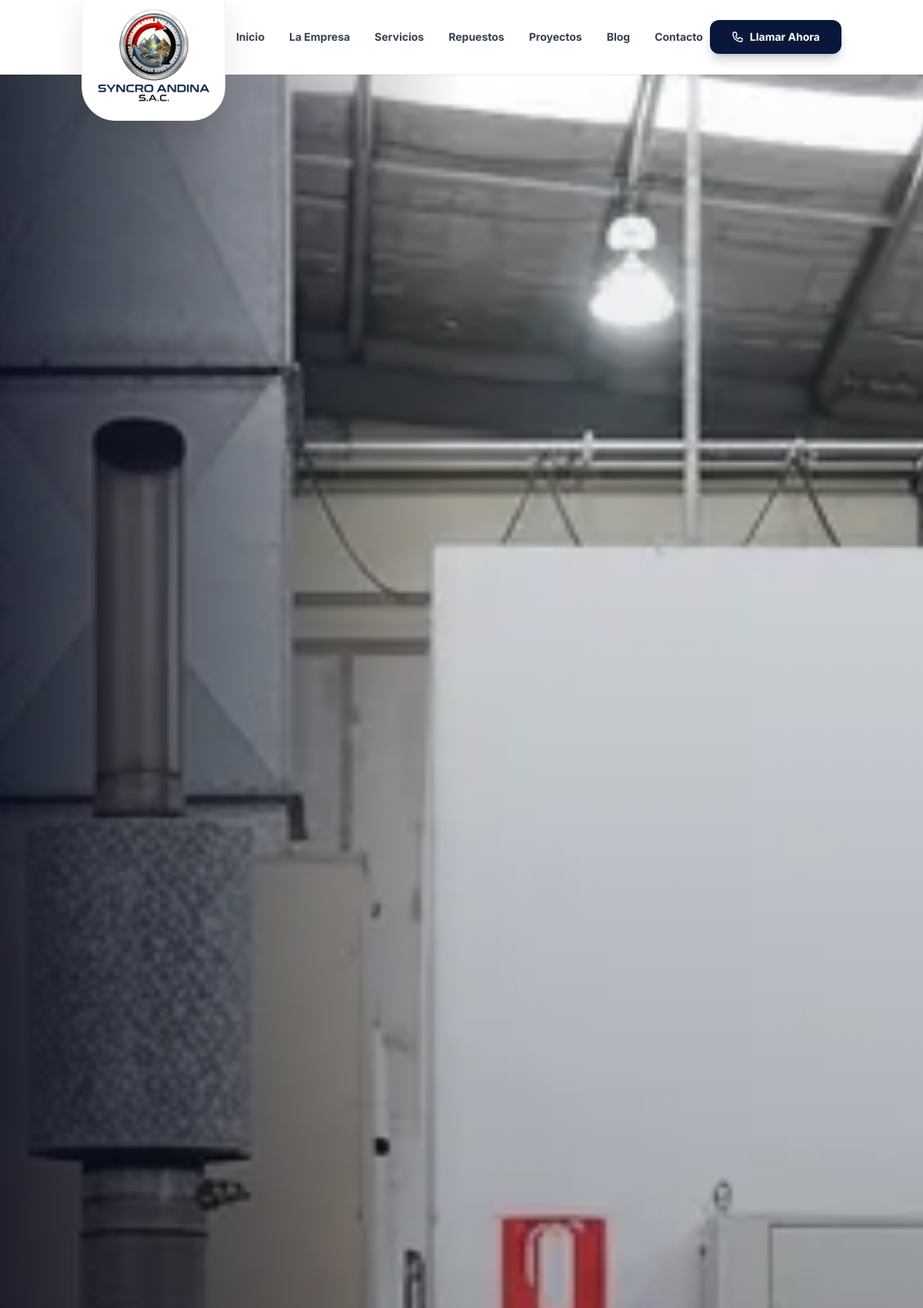
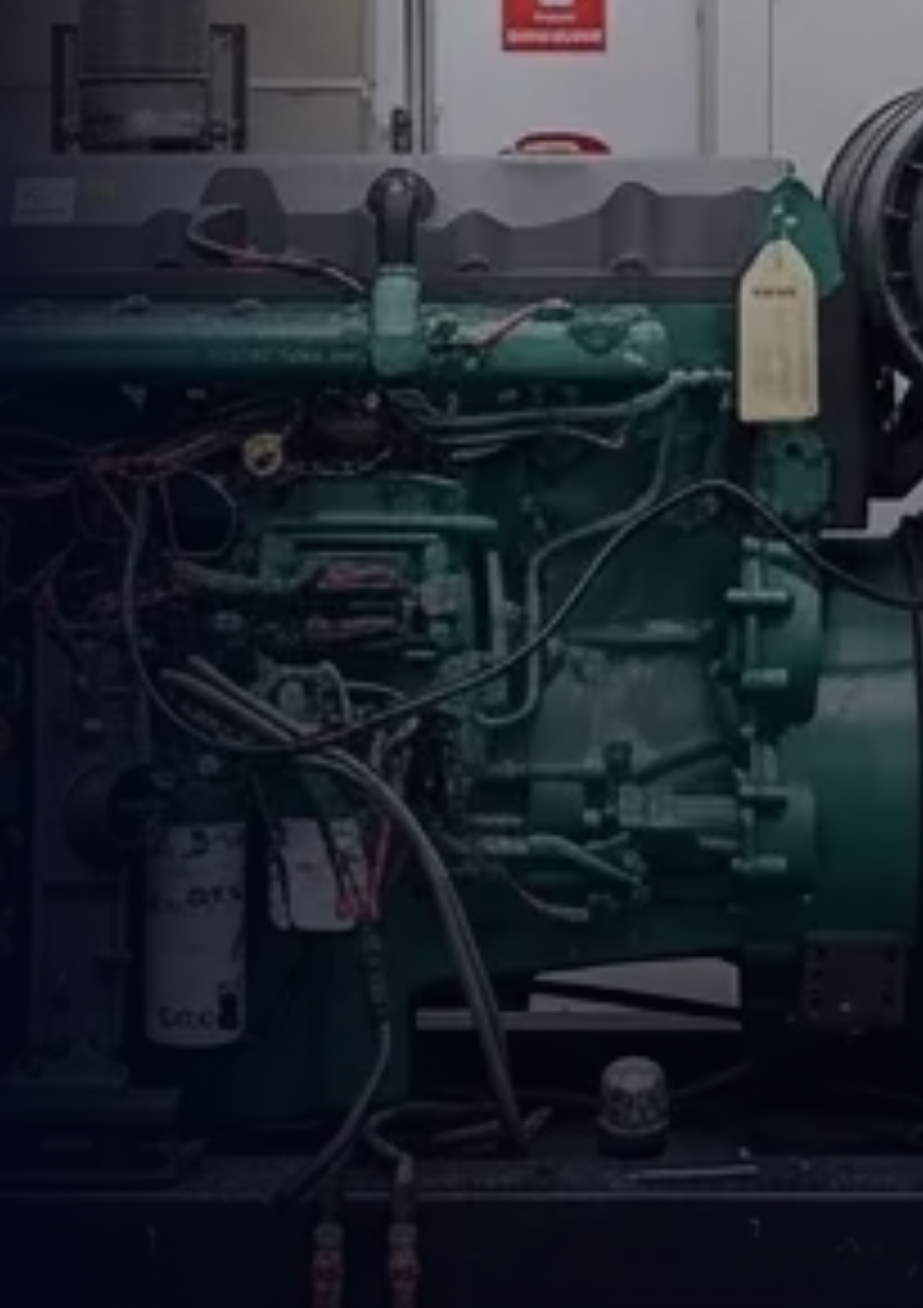
The app's page /proyectos/modernizacin-de-sistema-de-control-y-transferencia-automtica-para-grupo-electrgeno-volvo (upper part) with its own data (2 pictures, top to bottom).
### tables this page shows
CREATE TABLE `settings` (
  `id` int NOT NULL AUTO_INCREMENT,
  `setting_key` varchar(100) NOT NULL,
  `setting_value` text,
  `created_at` timestamp NULL DEFAULT CURRENT_TIMESTAMP,
  `updated_at` timestamp NULL DEFAULT CURRENT_TIMESTAMP ON UPDATE CURRENT_TIMESTAMP,
  PRIMARY KEY (`id`),
  UNIQUE KEY `setting_key` (`setting_key`)
);

CREATE TABLE `menu_links` (
  `id` int NOT NULL AUTO_INCREMENT,
  `title` varchar(100) NOT NULL,
  `url` varchar(255) NOT NULL,
  `order_index` int DEFAULT '0',
  `is_active` tinyint(1) DEFAULT '1',
  `created_at` timestamp NULL DEFAULT CURRENT_TIMESTAMP,
  `updated_at` timestamp NULL DEFAULT CURRENT_TIMESTAMP ON UPDATE CURRENT_TIMESTAMP,
  `parent_id` int DEFAULT NULL,
  PRIMARY KEY (`id`),
  KEY `fk_menu_parent` (`parent_id`),
  CONSTRAINT `fk_menu_parent` FOREIGN KEY (`parent_id`) REFERENCES `menu_links` (`id`) ON DELETE CASCADE
);

CREATE TABLE `projects` (
  `id` int NOT NULL AUTO_INCREMENT,
  `title` varchar(255) NOT NULL,
  `slug` varchar(255) NOT NULL,
  `description` text,
  `client` varchar(255) DEFAULT NULL,
  `completion_date` date DEFAULT NULL,
  `main_image` varchar(255) DEFAULT NULL,
  `image_alt` varchar(255) DEFAULT NULL,
  `is_active` tinyint(1) DEFAULT '1',
  `created_at` timestamp NULL DEFAULT CURRENT_TIMESTAMP,
  `updated_at` timestamp NULL DEFAULT CURRENT_TIMESTAMP ON UPDATE CURRENT_TIMESTAMP,
  `deleted_at` timestamp NULL DEFAULT NULL,
  `challenge_title` varchar(255) DEFAULT 'El Reto',
  `challenge_desc` text,
  `solution_title` varchar(255) DEFAULT 'La Solución',
  `solution_desc` text,
  `impact_label` varchar(255) DEFAULT 'Impacto Logrado',
  `impact_value` varchar(255) DEFAULT '100% Optimizado',
  `seo_title` varchar(255) DEFAULT NULL,
  `seo_description` varchar(1000) DEFAULT NULL,
  `seo_keywords` varchar(1000) DEFAULT NULL,
  PRIMARY KEY (`id`),
  UNIQUE KEY `slug` (`slug`)
);

### app/Controllers/PageController.php (called while the page is built, shortened)
<?php
class PageController extends Controller {
    public function projectDetail($slug) {
        $projectModel = new \App\Models\Project();
        $settingModel = new \App\Models\Setting();
        $results = $projectModel->where('slug', $slug);
        $project = !empty($results) ? $results[0] : null;
        $settings = $settingModel->getAll();
        $galleryModel = new \App\Models\ProjectGallery();
        $gallery = $galleryModel->getByProject($project['id']);
        $seoTitle = !empty($project['seo_title']) ? $project['seo_title'] : ($project['title'] . ' - Syncro Andina');
        $seoDescription = !empty($project['seo_description']) ? $project['seo_description'] : null;
        $seoKeywords = !empty($project['seo_keywords']) ? $project['seo_keywords'] : null;
        return $this->view('pages/project_detail', [
            'title' => $seoTitle,
            'description' => $seoDescription,
            'keywords' => $seoKeywords,
            'project' => $project,
            'settings' => $settings,
            'gallery' => $gallery
        ]);
    }
}

### public/index.php (called while the page is built, shortened)
<?php
require __DIR__ . '/../app/helpers.php';
$router = new Router();
$requestUri = parse_url($_SERVER['REQUEST_URI'], PHP_URL_PATH);
$scriptName = dirname($_SERVER['SCRIPT_NAME']);
$uri = $requestUri;
if ($scriptName !== '/' && $scriptName !== '\\') {
    $scriptName = str_replace('\\', '/', $scriptName);
    if (strpos($uri, $scriptName) === 0) {
        $uri = substr($uri, strlen($scriptName));
    }
}
$uri = trim($uri, '/');
$method = $_SERVER['REQUEST_METHOD'];
try {
    $router->direct($uri, $method);
} catch (Exception $e) {
    error_log("EXCEPCION CAPTURADA: " . $e->getMessage() . " en " . $e->getFile() . ":" . $e->getLine() . "\n" . $e->getTraceAsString());
    $controller = new \App\Controllers\PageController();
    $controller->error404("La página o dirección web solicitada no existe.");
}

### app/helpers.php (called while the page is built, shortened)
<?php
function asset($path) {
    $base = dirname($_SERVER['SCRIPT_NAME']);
    $base = ($base === '/' || $base === '\\') ? '' : $base;
    $base = str_replace('\\', '/', $base);
    $path = '/' . ltrim($path, '/');
    return $base . $path;
}
function url($path = '') {
    $base = dirname($_SERVER['SCRIPT_NAME']);
    $base = ($base === '/' || $base === '\\') ? '' : $base;
    $base = str_replace('\\', '/', $base);
    $path = '/' . ltrim($path, '/');
    return $base . $path;
}

### config/database.php (called while the page is built)
<?php
return [
    'host' => '127.0.0.1',
    'dbname' => 'syncroandina_db',
    'username' => 'root',
    'password' => 'root',
    'charset' => 'utf8mb4',
    'options' => [
        PDO::ATTR_ERRMODE => PDO::ERRMODE_EXCEPTION,
        PDO::ATTR_DEFAULT_FETCH_MODE => PDO::FETCH_ASSOC,
        PDO::ATTR_EMULATE_PREPARES => false,
    ]
];

### core/Model.php (called while the page is built, shortened)
<?php
class Model {
    public $db;
    protected $table;
    public function __construct() {
        $config = require __DIR__ . '/../config/database.php';
        try {
            $this->db = new PDO(
                "mysql:host={$config['host']};dbname={$config['dbname']};charset={$config['charset']}",
                $config['username'],
                $config['password'],
                $config['options']
            );
        } catch (PDOException $e) {
            die("Error de conexión a la base de datos: " . $e->getMessage());
        }
    }
    public function where($column, $value, $operator = '=', $order = null) {
        $sql = "SELECT * FROM {$this->table} WHERE $column $operator ?";
        if ($order) $sql .= " ORDER BY $order";
        $stmt = $this->db->prepare($sql);
        $stmt->execute([$value]);
        return $stmt->fetchAll(PDO::FETCH_ASSOC);
    }
}

### app/Models/Setting.php (called while the page is built, shortened)
<?php
class Setting extends Model {
    protected $table = 'settings';
    public function get($key, $default = null) {
        $stmt = $this->db->prepare("SELECT setting_value FROM {$this->table} WHERE setting_key = ?");
        $stmt->execute([$key]);
        $result = $stmt->fetchColumn();
        return $result !== false ? $result : $default;
    }
}

### app/Models/MenuLink.php (called while the page is built, shortened)
<?php
class MenuLink extends Model {
    protected $table = 'menu_links';
    public function getActive() {
        $stmt = $this->db->query("SELECT * FROM {$this->table} WHERE is_active = 1 ORDER BY parent_id ASC, order_index ASC");
        $results = $stmt->fetchAll(PDO::FETCH_ASSOC);
        $tree = [];
        $children = [];
        foreach($results as $row) {
            if (empty($row['parent_id'])) {
                $row['children'] = [];
                $tree[$row['id']] = $row;
            } else {
                $children[] = $row;
            }
        }
        return array_values($tree);
    }
}

### app/views/pages/project_detail.php (the view, shortened to what this page needs)
<?php $this->component('navbar'); ?>
<main class="min-h-screen bg-slate-950 text-white overflow-hidden pb-32">
    <section class="relative h-[65vh] min-h-[500px] flex items-end overflow-hidden">
        <div class="absolute inset-0">
            <img src="<?= asset($project['main_image']) ?>" alt="<?= htmlspecialchars($project['image_alt'] ?: $project['title']) ?>" fetchpriority="high" class="w-full h-full object-cover transform scale-105 animate-subtle-zoom duration-[10s]">
            <div class="absolute inset-0 bg-gradient-to-t from-slate-950 via-slate-950/40 to-transparent"></div>
            <div class="absolute inset-0 bg-gradient-to-r from-slate-950/80 via-transparent to-transparent"></div>
        </div>
    </section>
</main>

### core/Router.php (shortened to what this page needs)
<?php
class Router {
    protected $routes = [
        'GET' => [],
        'POST' => []
    ];
    public function get($uri, $controller) {
        $this->routes['GET'][$uri] = $controller;
    }
    public function post($uri, $controller) {
        $this->routes['POST'][$uri] = $controller;
    }
    public function direct($uri, $requestType) {
        foreach ($this->routes[$requestType] as $route => $controller) {
            $pattern = preg_replace('/\{[a-zA-Z0-9_]+\}/', '([^/]+)', $route);
            $pattern = "#^" . $pattern . "$#";
            if (preg_match($pattern, $uri, $matches)) {
                array_shift($matches);
                return $this->callAction(
                    ...array_merge(explode('@', $controller), $matches)
                );
            }
        }
        throw new \Exception('No se definió ninguna ruta para esta URI.');
    }
    protected function callAction($controller, $action, ...$parameters) {
        $controller = new $controller;
        return $controller->$action(...$parameters);
    }
}

### app/views/components/navbar.php (shortened to what this page needs)
<?php
$settingModel = new \App\Models\Setting();
$menuLinkModel = new \App\Models\MenuLink();
$logoUrl = $settingModel->get('logo_url', '/assets/images/logo.webp');
$contactPhone = $settingModel->get('contact_phone_value', '+57 300 123 4567');
$logoAlt = $settingModel->get('logo_alt', 'Syncro Andina Logo');
$menuLinks = $menuLinkModel->getActive();
?>
<nav class="bg-white/95 backdrop-blur-md shadow-sm sticky top-0 z-50 transition-all duration-300 border-b border-gray-100">
    <div class="container mx-auto px-4 py-4 flex justify-between items-center">
        <div class="relative z-50 flex items-center h-12 md:h-16">
            <div class="absolute left-0 top-[-16px]">
                <a href="<?= url() ?>" class="bg-white px-2.5 pb-3.5 pt-1.5 md:px-3 md:pb-4 md:pt-1.5 lg:px-4 lg:pb-5 lg:pt-2 rounded-b-[2rem] md:rounded-b-[2.5rem] lg:rounded-b-[2.75rem] shadow-[0_12px_40px_rgba(0,0,0,0.1)] border-x border-b border-gray-100 flex items-center justify-center transition-all duration-300 hover:scale-105 hover:shadow-[0_24px_48px_rgba(0,0,0,0.15)]">
                    <?php if(!empty($logoUrl)): ?>
                        <img src="<?= asset($logoUrl) ?>" alt="<?= htmlspecialchars($logoAlt) ?>" fetchpriority="high" class="h-28 md:h-32 lg:h-38 w-auto object-contain transition-transform">
                    <?php else: ?>
                        <div class="w-14 h-14 bg-secondary rounded-xl flex items-center justify-center">
                            <span class="text-white text-3xl font-bold">S</span>
                        </div>
                    <?php endif; ?>
                </a>
            </div>
            <div class="w-32 md:w-44 lg:w-48 h-1"></div>
        </div>
        <div class="hidden lg:flex space-x-8">
            <?php foreach($menuLinks as $link): ?>
                <?php if(!empty($link['children'])): ?>
                    <div class="relative group">
                        <a href="<?= htmlspecialchars($link['url']) ?>" class="text-sm font-bold text-gray-700 hover:text-secondary transition-colors flex items-center gap-1 py-2">
                            <?= htmlspecialchars($link['title']) ?>
                            <svg class="w-4 h-4 text-gray-400 group-hover:rotate-180 transition-transform" fill="none" stroke="currentColor" viewBox="0 0 24 24"><path stroke-linecap="round" stroke-linejoin="round" stroke-width="2" d="M19 9l-7 7-7-7"></path></svg>
                        </a>
                        <div class="absolute left-0 mt-2 w-56 rounded-2xl shadow-xl bg-white ring-1 ring-black ring-opacity-5 opacity-0 invisible group-hover:opacity-100 group-hover:visible transition-all duration-300 z-50 transform origin-top-left group-hover:translate-y-0 translate-y-4">
                            <div class="py-2 p-2" role="menu">
                                <?php foreach($link['children'] as $child): ?>
                                    <a href="<?= htmlspecialchars($child['url']) ?>" class="block px-4 py-3 text-sm text-gray-600 hover:bg-gray-50 hover:text-secondary rounded-xl transition-all" role="menuitem">
                                        <?= htmlspecialchars($child['title']) ?>
                                    </a>
                                <?php endforeach; ?>
                            </div>
                        </div>
                    </div>
                <?php else: ?>
                    <a href="<?= htmlspecialchars($link['url']) ?>" class="text-sm font-bold text-gray-700 hover:text-secondary transition-colors py-2"><?= htmlspecialchars($link['title']) ?></a>
                <?php endif; ?>
            <?php endforeach; ?>
        </div>
        <div class="hidden lg:block">
            <a href="tel:<?= htmlspecialchars($contactPhone) ?>" class="px-7 py-3 bg-primary text-white text-sm font-bold rounded-xl hover:bg-secondary transition-all shadow-lg shadow-primary/20 flex items-center gap-2 transform hover:-translate-y-0.5">
                Llamar Ahora
            </a>
        </div>
    </div>
</nav>

### public/assets/css/theme.css (style rules this page uses)
:root { --color-primary: #08173A; --color-secondary: #DB0000; --color-accent: #FF0000; --color-light-gray: #f8fafc; --color-gray: #64748b; --color-dark-gray: #1e293b; --font-h1: 'Inter', sans-serif; --font-h2: 'Inter', sans-serif; --font-h3: 'Inter', sans-serif; --font-h4: 'Inter', sans-serif; --font-h5: 'Inter', sans-serif; --font-h6: 'Inter', sans-serif; --font-body: 'Inter', sans-serif; }
body { font-family: var(--font-body); background-color: var(--color-light-gray); color: var(--color-dark-gray); }
.container { max-width: 85% !important; }

### app/views/pages/project_detail.php (style rules this page uses)
.animate-subtle-zoom { animation: subtle-zoom 20s infinite ease-in-out; }

### records on screen
settings: setting_value (picture)
menu_links: title "Inicio"
menu_links: title "La Empresa"
menu_links: title "Servicios"
menu_links: title "Repuestos"
menu_links: title "Proyectos"
menu_links: title "Blog"
menu_links: title "Contacto"
projects: main_image (picture)
